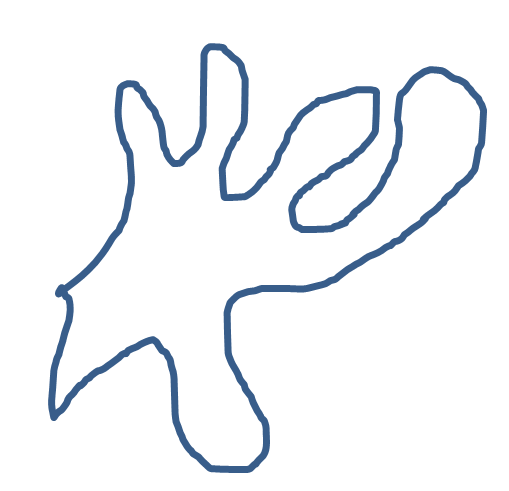
#> input picture CV/Open_CV/images/convexhull.png, 509 x 491 px
$ python convex_hull_01.py   (older library calls are emulated)
#> lines starting #> are read from the running program, lines starting #| are printed output that depends on the picture; after the words box and inside, x2 and y2 are one past the last pixel; in counts of white or black regions, pixels touching at a corner belong together
import numpy as np
import cv2
def convex():
    img = cv2.imread("../images/convexhull.png")
#> img is the input picture: shape (491, 509, 3); mean B, G, R 247.4, 244.4, 242

    img1 = img.copy()

    img_gray = cv2.cvtColor(img, cv2.COLOR_BGR2GRAY)
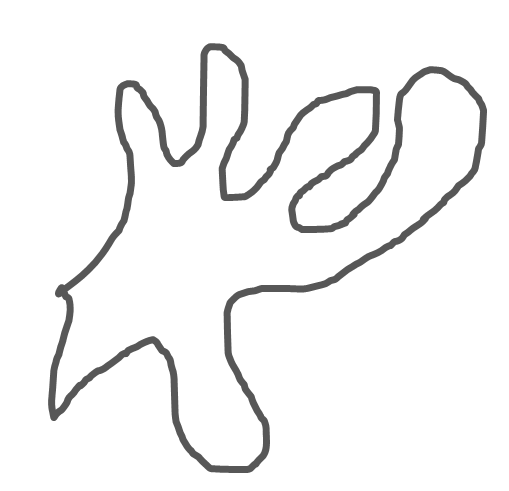
#> img_gray: shape (491, 509); min 87, max 255, mean 244

    ret, thr = cv2.threshold(img_gray, 127, 255, 0)
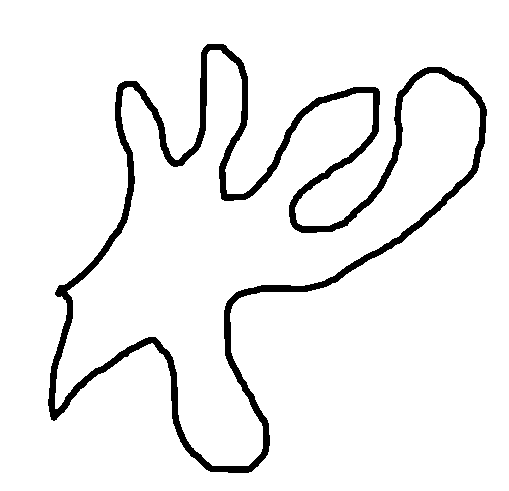
#> thr: shape (491, 509); 93.9% white; 1 black region
    _, contours, _ = cv2.findContours(thr, cv2.RETR_TREE, cv2.CHAIN_APPROX_SIMPLE)
#> contours = 3 contours; box (x1, y1, x2, y2) and area: (0, 0, 509, 491) 248920, (47, 43, 488, 474) 80278, (55, 50, 480, 466) 63035

    cnt = contours[1]
#> cnt = contour of 882 points, box (x1, y1, x2, y2) (47, 43, 488, 474), area 80278
    cv2.drawContours(img, [cnt], 0, (0, 255, 0), 3)
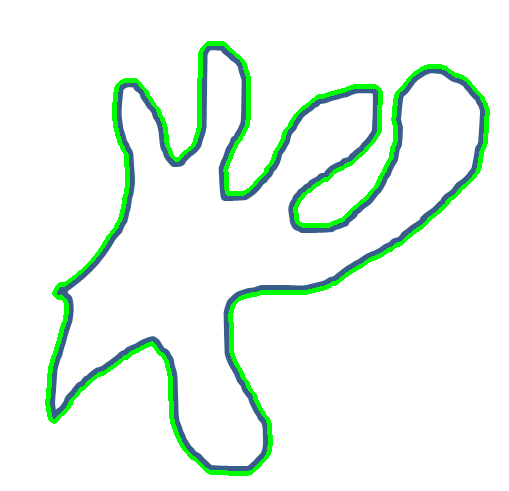
#> img: shape (491, 509, 3); 4.23% of pixels changed, all inside (x1, y1, x2, y2) = (45, 41, 490, 476)

    check = cv2.isContourConvex(cnt)
#> check = False

    if not check:
        hull = cv2.convexHull(cnt)
#> hull = contour of 36 points, box (x1, y1, x2, y2) (47, 43, 488, 474), area 130629
        cv2.drawContours(img1, [hull], 0, (0, 255, 0), 3)
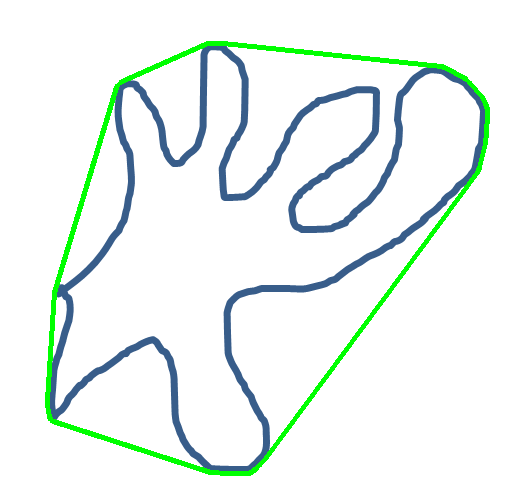
#> img1: shape (491, 509, 3); 2.74% of pixels changed, all inside (x1, y1, x2, y2) = (45, 41, 490, 476)
        cv2.imshow("convexhull", img1)
        cv2.imshow("contour", img)

    cv2.waitKey(0)
    cv2.destroyAllWindows()

convex()

$ run again, with CV/Open_CV/images/lightning.png copied over CV/Open_CV/images/convexhull.png
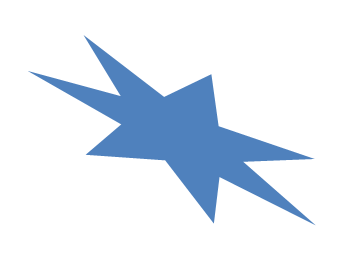
#> input picture CV/Open_CV/images/lightning.png, 350 x 261 px
#> in convex, img is the input picture: shape (261, 350, 3); mean B, G, R 244.3, 234.5, 226.4
#> in convex, `img_gray = cv2.cvtColor(img, cv2.COLOR_BGR2GRAY)`:
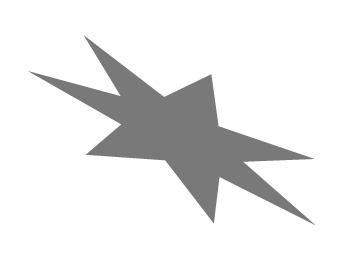
#> img_gray: shape (261, 350); min 121, max 255, mean 233.2
#> in convex, `ret, thr = cv2.threshold(img_gray, 127, 255, 0)`:
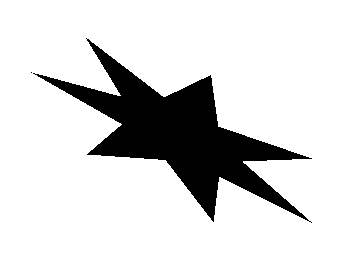
#> thr: shape (261, 350); 84.3% white; 2 black regions (1 under 20 px)
#> contours = 7 contours, 5 with area under 20; largest, box (x1, y1, x2, y2) and area: (0, 0, 350, 261) 90740, (34, 38, 313, 223) 14831
#> cnt = [[310, 222], [311, 221], [312, 222], [311, 223]]
#> img: shape (261, 350, 3); 0.03% of pixels changed, all inside (x1, y1, x2, y2) = (308, 219, 315, 226)
#> check = True

$ run again, with CV/Open_CV/images/model2.png copied over CV/Open_CV/images/convexhull.png
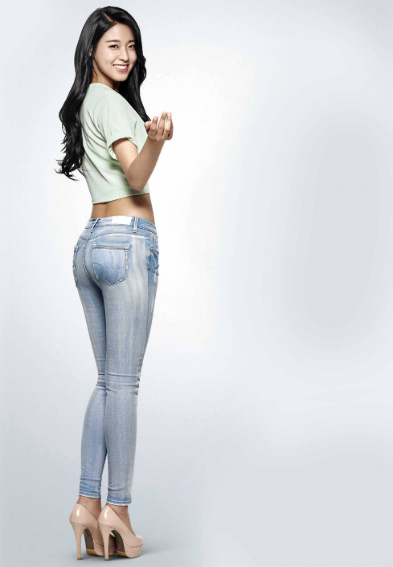
#> input picture CV/Open_CV/images/model2.png, 393 x 567 px
#> in convex, img is the input picture: shape (567, 393, 3); mean B, G, R 222, 218.2, 216.1
#> in convex, `img_gray = cv2.cvtColor(img, cv2.COLOR_BGR2GRAY)`:
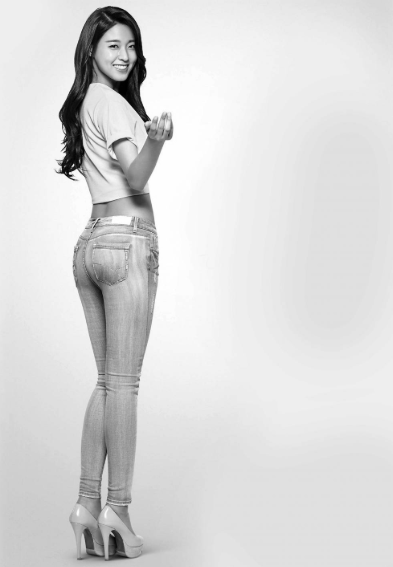
#> img_gray: shape (567, 393); min 0, max 255, mean 218.2
#> in convex, `ret, thr = cv2.threshold(img_gray, 127, 255, 0)`:
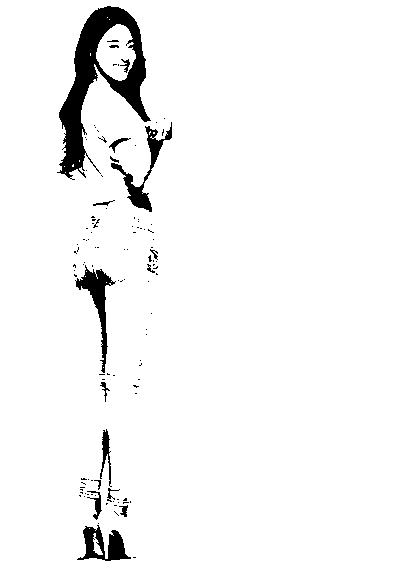
#> thr: shape (567, 393); 95.7% white; 113 black regions (96 under 20 px)
#> contours = 181 contours, 159 with area under 20; largest, box (x1, y1, x2, y2) and area: (0, 0, 393, 567) 221872, (56, 5, 152, 179) 7130, (96, 24, 136, 81) 1506, (75, 264, 116, 374) 1230, (110, 121, 173, 213) 1194
#> cnt = [[132, 557], [133, 556], [135, 556], [136, 557], [135, 558], [133, 558]]
#> img: shape (567, 393, 3); 0.02% of pixels changed, all inside (x1, y1, x2, y2) = (130, 554, 139, 561)
#> check = True
